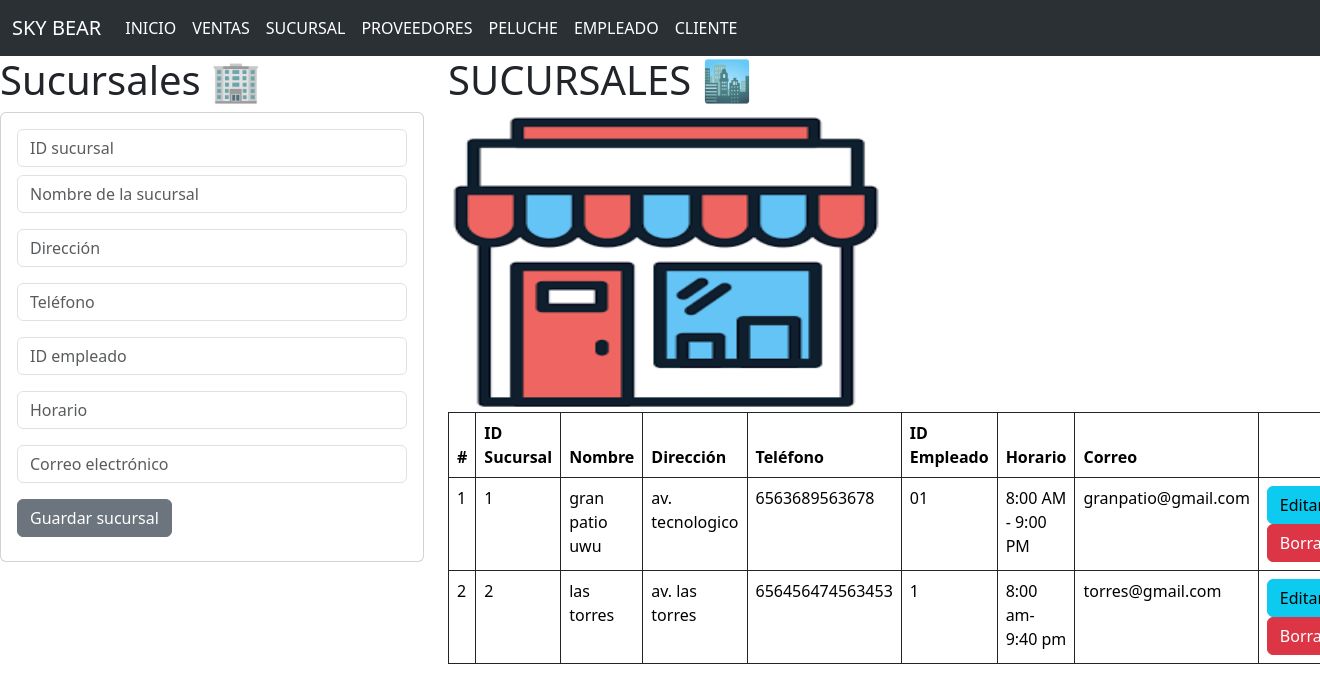
Screenshot of /sucursal with the database file from the repository.
### sucursal_app/models.py (models this page shows)
class Sucursal(models.Model):
    idsucursal=models.CharField(primary_key=True,max_length=6)
    nombre=models.CharField(max_length=20)
    direccion=models.CharField(max_length=50)
    telefono=models.CharField(max_length=10)
    idempleado=models.CharField(max_length=6)
    horario=models.CharField(max_length=20)
    correo=models.CharField(max_length=50)

### sucursal_app/views.py (the view)
# urls.py: path('sucursal',views.inicio_vistaSucursal,name='sucursal'),
def inicio_vistaSucursal(request):
    sucursalitos=Sucursal.objects.all()
    return render (request,'gestionarSucursal.html',{'misSucursales':sucursalitos})

### sucursal_app/templates/gestionarSucursal.html
{% extends "base2.html" %}
{% block cuerpo %}
{% load static %}
<div class="row">
    <div class="col-sm-12 col-md-4 col-lg-4 col-xl-4">
    <h1>Sucursales 🏢</h1>
    <div class="card">
        <div class="card-body">
            <form action="registrarSucursal/" method="POST"> {% csrf_token %}
                <div class="form-group">
                    <input type="text" id="txtsucursal" name="txtsucursal" class="form-control" placeholder="ID sucursal" minlength="1" maxlength="10" required>
                </div>
                <div class="form-group py-2">
                    <input type="text" id="txtnombre" name="txtnombre" class="form-control" placeholder="Nombre de la sucursal" minlength="1" maxlength="100" required>
                </div>
                <div class="form-group py-2">
                    <input type="text" id="txtdireccion" name="txtdireccion" class="form-control" placeholder="Dirección" minlength="1" maxlength="200" required>
                </div>
                <div class="form-group py-2">
                    <input type="text" id="txtelefono" name="txtelefono" class="form-control" placeholder="Teléfono" minlength="1" maxlength="15" required>
                </div>
                <div class="form-group py-2">
                    <input type="text" id="txtempleado" name="txtempleado" class="form-control" placeholder="ID empleado" minlength="1" maxlength="10" required>
                </div>
                <div class="form-group py-2">
                    <input type="text" id="txthorario" name="txthorario" class="form-control" placeholder="Horario" minlength="1" maxlength="100" required>
                </div>
                <div class="form-group py-2">
                    <input type="email" id="txtcorreo" name="txtcorreo" class="form-control" placeholder="Correo electrónico" minlength="1" maxlength="100" required>
                </div>
                <div class="form-group py-2">
                    <button type="submit" class="btn btn-secondary">Guardar sucursal</button>
                </div>
            </form>
        </div>
    </div>
    </div>
    <div class="col-sm-12 col-md-8 col-lg-8 col-xl-8">
    <h1>SUCURSALES 🏙</h1>
    <img class="w-50" src="{% static "img/sucursal.png" %}" alt="moras" width="100" height="300">
    <table class="table table-bordered border-dark">
        <thead>
        <tr>
            <th scope="col">#</th>
            <th scope="col">ID Sucursal</th>
            <th scope="col">Nombre</th>
            <th scope="col">Dirección</th>
            <th scope="col">Teléfono</th>
            <th scope="col">ID Empleado</th>
            <th scope="col">Horario</th>
            <th scope="col">Correo</th>
        </tr>
        </thead>
        <tbody>
            {% for s in misSucursales %}
            <tr>
                <td> {{ forloop.counter }} </td>
                <td> {{ s.idsucursal }} </td>
                <td> {{ s.nombre }} </td>
                <td> {{ s.direccion }} </td>
                <td> {{ s.telefono }} </td>
                <td> {{ s.idempleado }} </td>
                <td> {{ s.horario }} </td>
                <td> {{ s.correo }} </td>
                <td>
                    <a href="seleccionarSucursal/{{s.idsucursal}}" class="btn btn-info">Editar</a>
                    <a href="borrarSucursal/{{s.idsucursal}}" class="btn btn-danger">Borrar</a>
                </td>
            </tr>
            {% endfor %}
        </tbody>
    </table>
    </div>
</div>
{% endblock %}

### rows the page displays
Sucursal: idsucursal "1", nombre "gran patio uwu", direccion "av. tecnologico", telefono "6563689563678", idempleado "01", horario "8:00 AM - 9:00 PM", correo "granpatio@gmail.com"
Sucursal: idsucursal "2", nombre "las torres", direccion "av. las torres", telefono "656456474563453", idempleado "1", horario "8:00 am- 9:40 pm", correo "torres@gmail.com"
